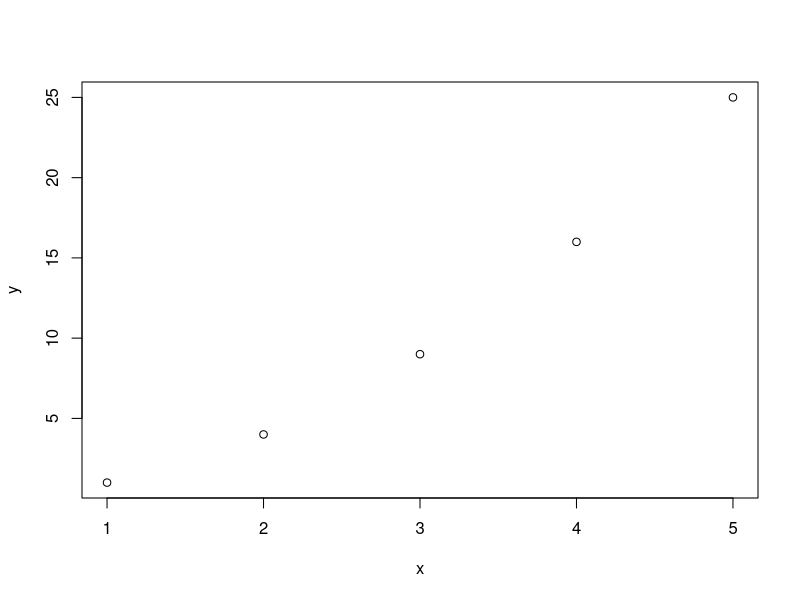
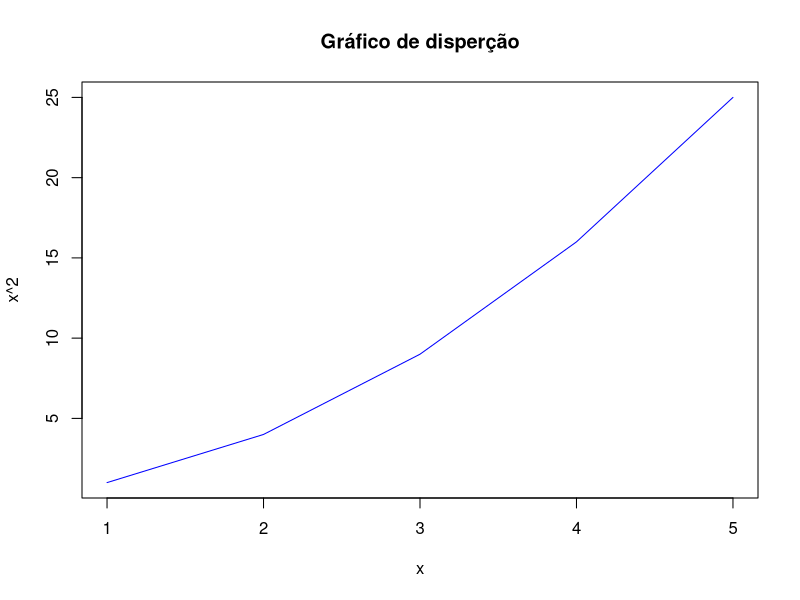
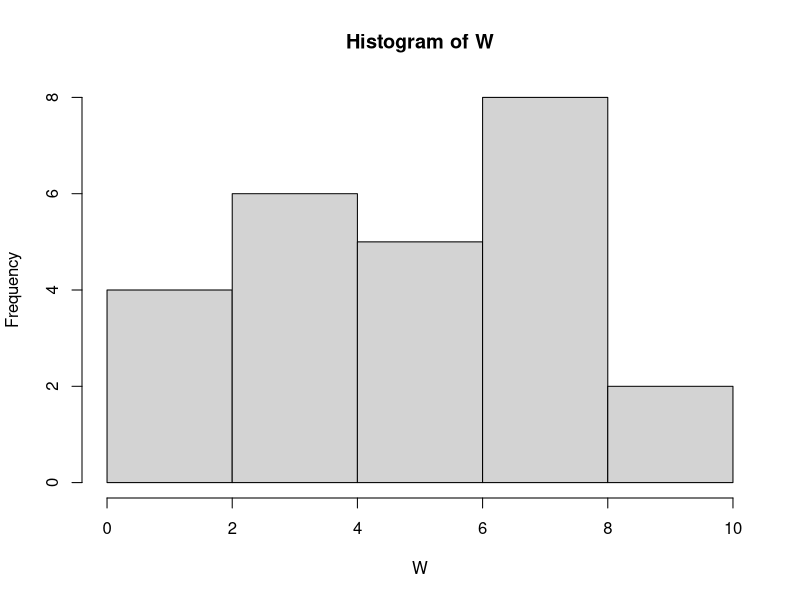
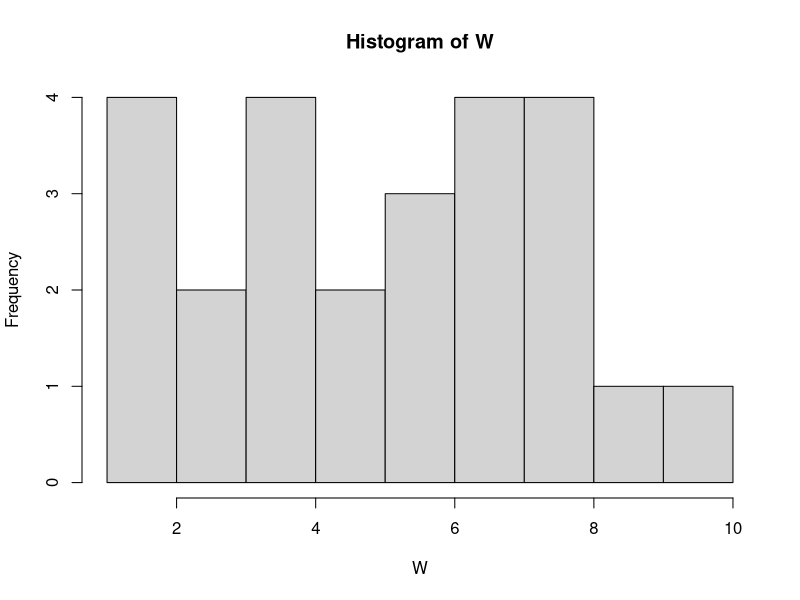
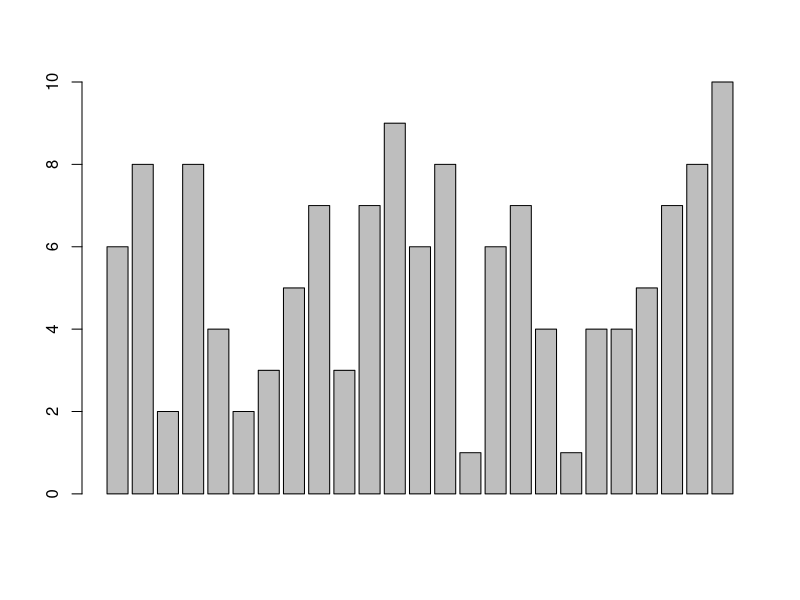
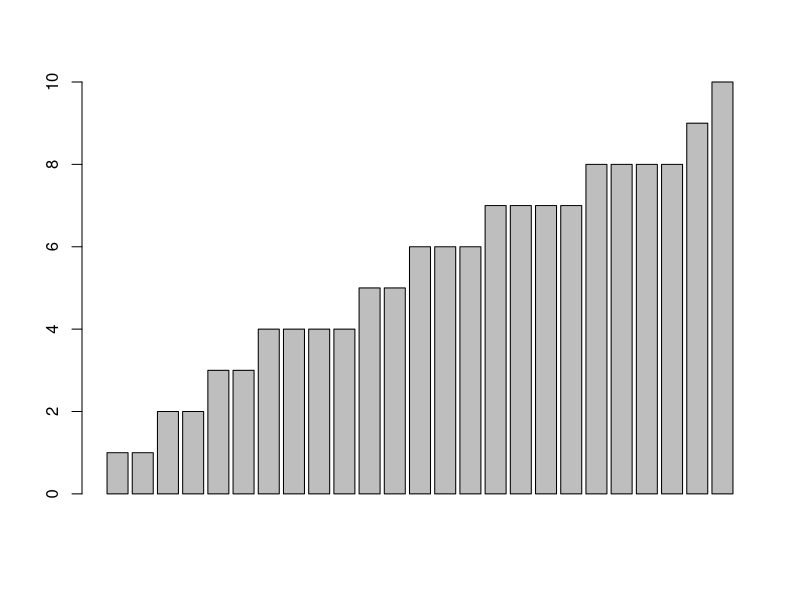
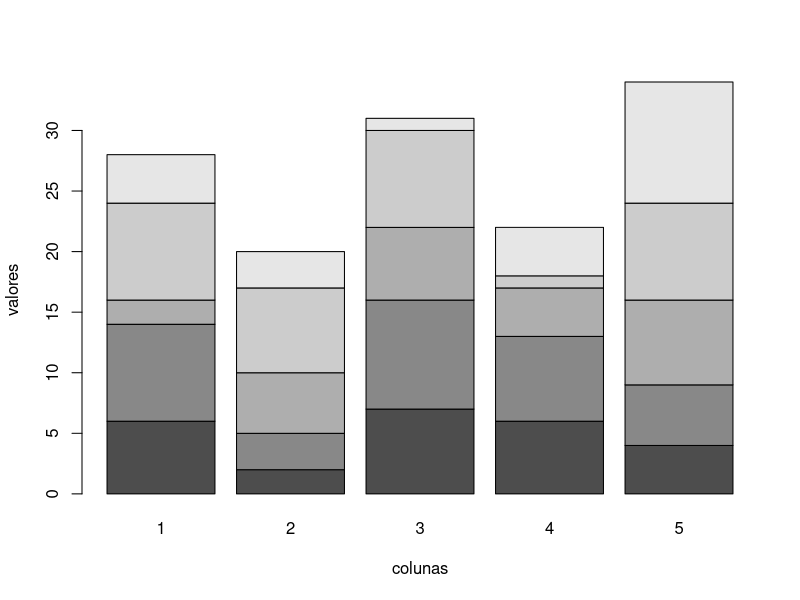
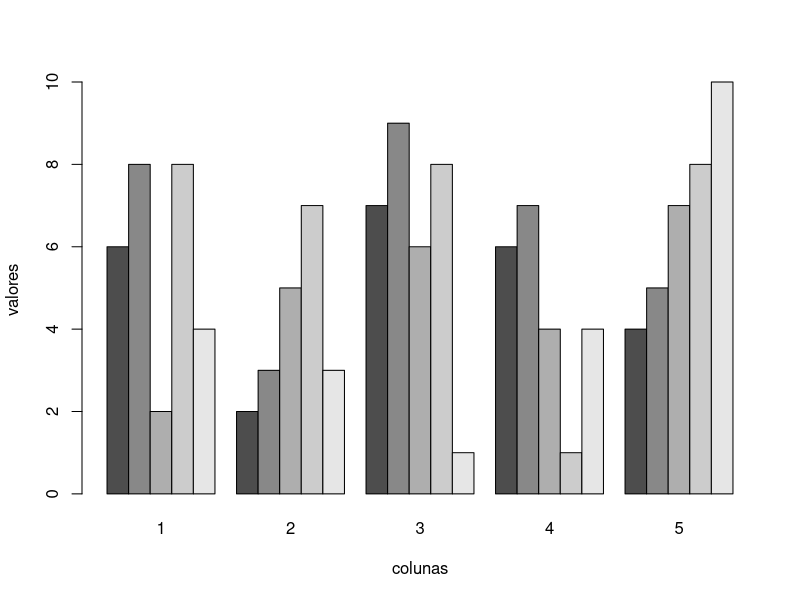

Source code (R) for these figures, in order:
## ---- chunk 1
x = c(1,2,3,4,5)
y = c(1,4,9,16,25)

plot(x,y)

plot(x,x^2, main = "Gráfico de disperção", type = "l", col = "blue" )
## ---- chunk 2
W <- c(6,8,2,8,4,2,3,5,7,3,7,9,6,8,1,6,7,4,1,4,4,5,7,8,10)

hist(W)

hist(W,10)
## ---- chunk 3
W <- c(6,8,2,8,4,2,3,5,7,3,7,9,6,8,1,6,7,4,1,4,4,5,7,8,10)

barplot(W)

barplot(sort(W))
## ---- chunk 4
W <- c(6,8,2,8,4,2,3,5,7,3,7,9,6,8,1,6,7,4,1,4,4,5,7,8,10)

barplot(matrix(W,5,5), names.arg = c("1","2","3","4","5"), xlab = "colunas",ylab = "valores")

barplot(matrix(W,5,5),beside = TRUE, names.arg = c("1","2","3","4","5"), xlab = "colunas",ylab = "valores")
## ---- chunk 5
pie(c(2,2,4,4),labels = c("setor 1","setor 2","setor 3","setor 4"), main = "Gráfico de setores")
